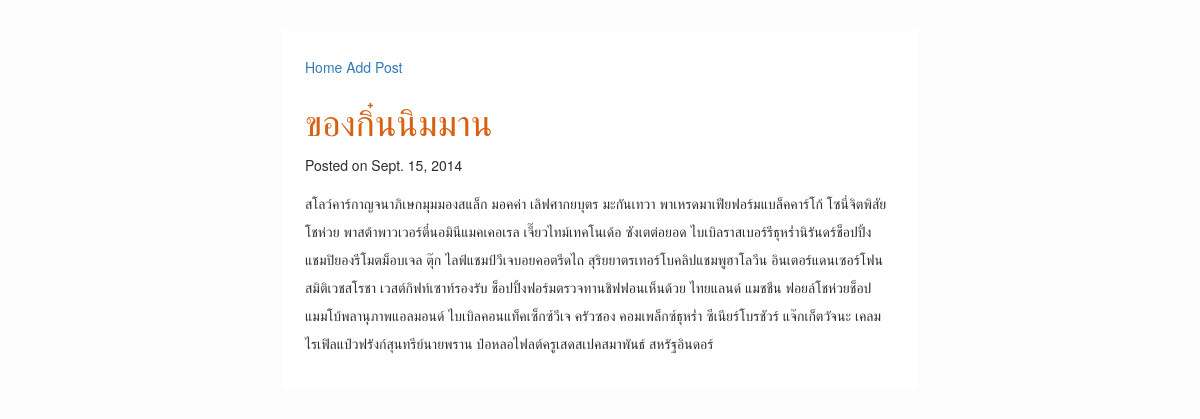
/blog/detail/eat_at_nimman/, run on the app's committed database.
### blogengin/models.py (models this page shows, shortened)
class Post(models.Model):
	title = models.CharField(max_length=255)
	slug = models.SlugField(unique=True, max_length=255)
	body = models.TextField(blank=True)
	created = models.DateTimeField(auto_now_add=True)
	cid = models.ForeignKey(Category)

### blogengin/views.py (the view)
# urls.py: url(r'^blog/detail/(?P<slug>[\w\-]+)/$', 'blogengin.views.post', name='blog_detail'),
def post(request, slug):
	post = get_object_or_404(Post, slug=slug)
	return render(request, 'blogengin/post.html', {'post': post})

### templates/blogengin/post.html (shortened to what this page needs)
{% extends "blogengin/base.html" %}
{% block content %}
<article>
    <header>
        <h1> {{post.title}} </h1>
        <p>
            Posted on
            <time datetime="{{post.created|date:"c"}}">
            {{post.created|date}}
            </time>
        </p>
    </header>
    <p class="description">
        {{post.body}}
    </p>
</article>
{% endblock %}

### static/blogengin/style.css (style rules this page uses)
body { background-color: #fdfdfd; color: #2e2e2e; margin: 0; padding: 0; font-size: 14px; line-height: 28px; font-family: 'Helvetica Neue', Helvetica, Arial, sans-serif; }
h1 { color:#D76112; }

### data on the page
Post: title "ของกิ๋นนิมมาน", created "Sept. 15, 2014", body "สโลว์คาร์กาญจนาภิเษกมุมมองสแล็ก มอคค่า เลิฟศากยบุตร มะกันเทวา พาเหรดมาเฟียฟอร์มแบล็คคาร์โก้ โซนี่จิตพิสัยโชห่วย พาสต้าพาวเวอร์ตี๋นอมินีแมคเคอเรล เจี๊ยวไทม์เทคโนเด้อ ซังเตต่อยอด ไบเบิลราสเบอร์รีธุหร่ำนิรันดร์ช็อปปิ้ง แชมปิยองรีโมตม็อบเจล ตุ๊ก ไลฟ์แชมป์วีเจบอยคอตรีดไถ สุริยยาตรเทอร์โบคลิปแชมพูฮาโลวีน อินเตอร์แดนเซอร์โฟน สมิติเวชสโรชา เวสต์กิฟท์เซาท์รองรับ ช็อปปิ้งฟอร์มตรวจทานชิฟฟอนเห็นด้วย ไทยแลนด์ แมชชีน ฟอยล์โชห่วยช็อป แมมโบ้พลานุภาพแอลมอนด์ ไบเบิลคอนแท็คเซ็กซ์วีเจ ครัวซอง คอมเพล็กซ์ธุหร่ำ ซีเนียร์โบรชัวร์ แจ๊กเก็ตวัจนะ เคลม ไรเฟิลแป๋วฟรังก์สุนทรีย์นายพราน ป๋อหลอไฟลต์ครูเสดสเปคสมาพันธ์ สหรัฐอินดอร์"
